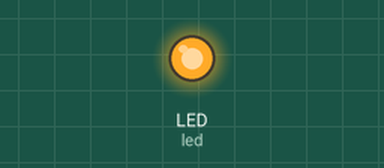
A program run on a simulated CircuitPython board. Shown: output pins drawn as LEDs (lit = HIGH). Files the program writes start out absent; what the program prints to the serial console is not drawn.

Above: at 0.1 s.
At 38.6 s:
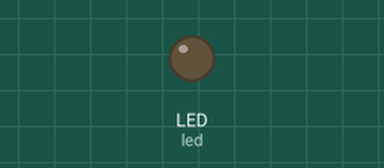
Timing chart, 0 to 40.0 s (numbered marks = the images above):
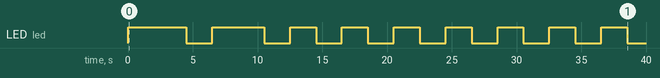

Measured:
- by itself, LED (led): goes HIGH 4.5 s, LOW 2.0 s, HIGH 4.0 s, 7 × (LOW 2.0 s, HIGH 2.0 s), then LOW

The program:

code.py
```python
# prime v5.3 2023-12-14 for Lolin S2 mini
# cycles through limits and writes to the filesystem

import math, time, digitalio, board, os

scope = [100, 1000, 10000, 100000, 1000000, 10000000, 25000000, 100000000, 1000000000, 2147483647, 4294967295]
reference = [25, 168, 1229, 9592, 78498, 664579, 1565927, 5761455, 50847534, 105097564, 203280221]
time_calc = [0, 0, 0, 0, 0, 0, 0, 0, 0, 0, 0]

led = digitalio.DigitalInOut(board.LED)
led.direction = digitalio.Direction.OUTPUT
led.value = True

def is_prime(number):
    global found
    flag_prime = 1
    for divider in range(3, int(math.sqrt(number)) + 1, 2):
        if number % divider == 0:
            flag_prime = 0
            break
    return flag_prime

def find_primes(largest):
    global primes
    global found
    for number in range(11, largest + 1, 2):
        if is_prime(number) > 0:
            found += 1
            primes.append(number)

def is_prime_fast(number):
    global found
    flag_prime = 1
    largest_divider = int(math.sqrt(number)) + 1
    for divider in primes:
        if number % divider == 0:
            flag_prime = 0
            break
        if divider > largest_divider:
            break
    return flag_prime

def elapsed_time(seconds):
    hours = int(seconds/3600)
    minutes = int(seconds/60 - hours*60)
    sec = int(seconds - minutes*60 - hours*3600)
    return(f"{hours}h {minutes}min {sec}s")

def lightshow():
    for i in range(10):
        led.value = not led.value
        time.sleep(0.2)

if __name__ == "__main__":
    for i in range(len(scope)):
        last = scope[i]
        found = 4              # we start from 11, know 2, 3, 5, 7
        primes = [3, 5, 7]     # exclude 2 since we only test odd numbers
        print(f"\nPrime numbers to {last} in v5.3 on {board.board_id}")
        start = time.monotonic()
        dot = start
        column = 1
        largest_divider = int(math.sqrt(last))
        if largest_divider % 2 == 0:
            largest_divider += 1
        print(f'First find prime dividers up to {largest_divider}.')
        find_primes(largest_divider)
        print(f'Found {found} primes, now use them als dividers.')
        for number in range(largest_divider + 2, last, 2):
            found += is_prime_fast(number)
            if (time.monotonic() - dot) > 2:
                print(".", end="")
                dot = time.monotonic()
                column += 1
                if column % 2 == 0:
                    led.value = True
                else:
                    led.value = False
                if column > 30:
                    t = elapsed_time(time.monotonic() - start)
                    print(f" {t} - {number} {int(number*100/last)}% ")
                    column = 1
        duration = time.monotonic() - start
        print(f'This took: {duration} seconds. {elapsed_time(duration)}')
        print(f'Found {found} primes.')
        filename = "/data/" + str(last) + ".txt"
        try:
            with open(filename, "w") as fp:
                fp.write(board.board_id)
                fp.write(f'\nPrimes to {last} took {duration} seconds.')
                fp.write(f'\nFound {found} primes. Should be {reference[i]}.')
                print('Exported to filesystem ')
        except:
            print("Can't write to the filesystem. Press reset and after that the boot button in the first 5 seconds")
        #print(f'Primes to {last} took {(end - start)} seconds.')
        #print(f'Found {found} primes. Should be {reference[i]}.')
        time_calc[i] = duration
    print('\nWrite summary')
    try:
        with open("summary.txt", "w") as fp:
            fp.write(f'Primes calculation in Circuitpython v5.3 2023/12/14\n')
            fp.write(board.board_id)
            fp.write('\n last       time in seconds\n')
            for i in range(len(time_calc)):
                fp.write(f' {scope[i]}   {time_calc[i]}\n')
            print('Exported to filesystem ')
    except:
        print("Can't write to the filesystem. Press reset and after that the boot button in the first 5 seconds")

while True:
    lightshow()
```
